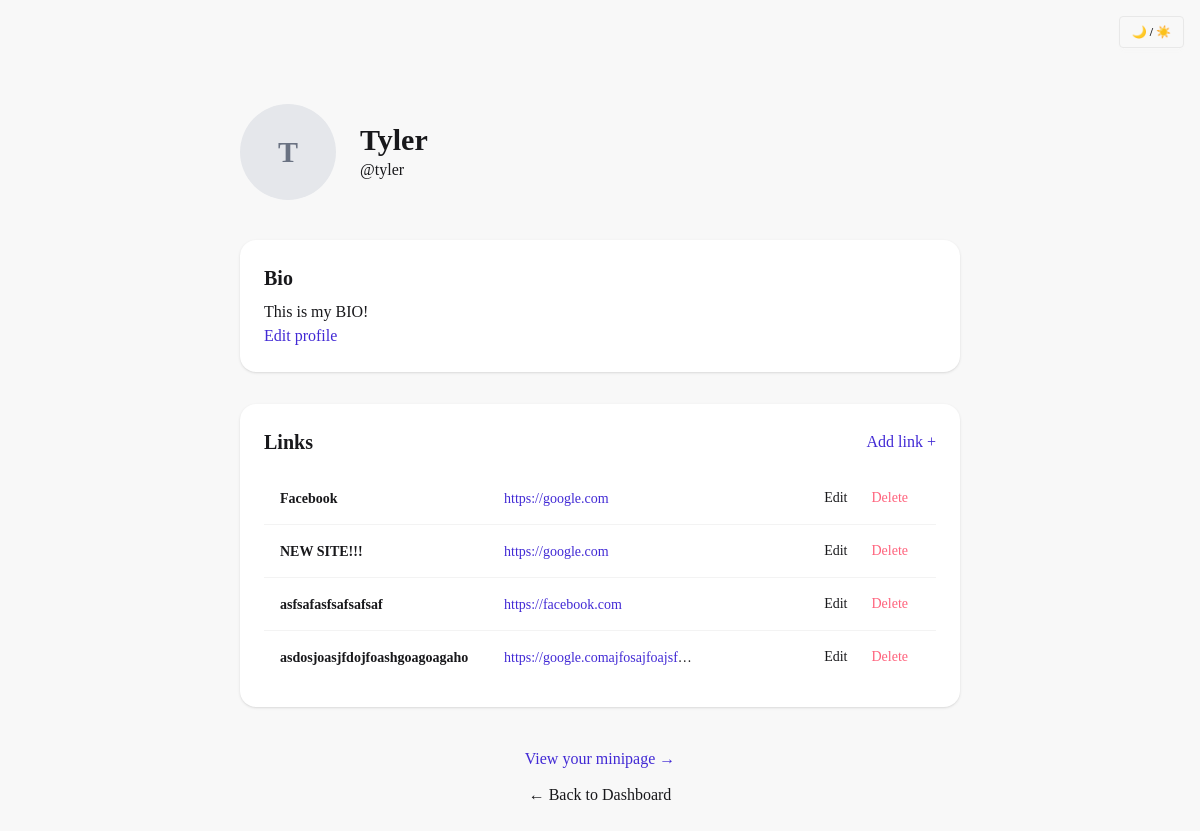
The app's page /profile/2 (signed in), older data.
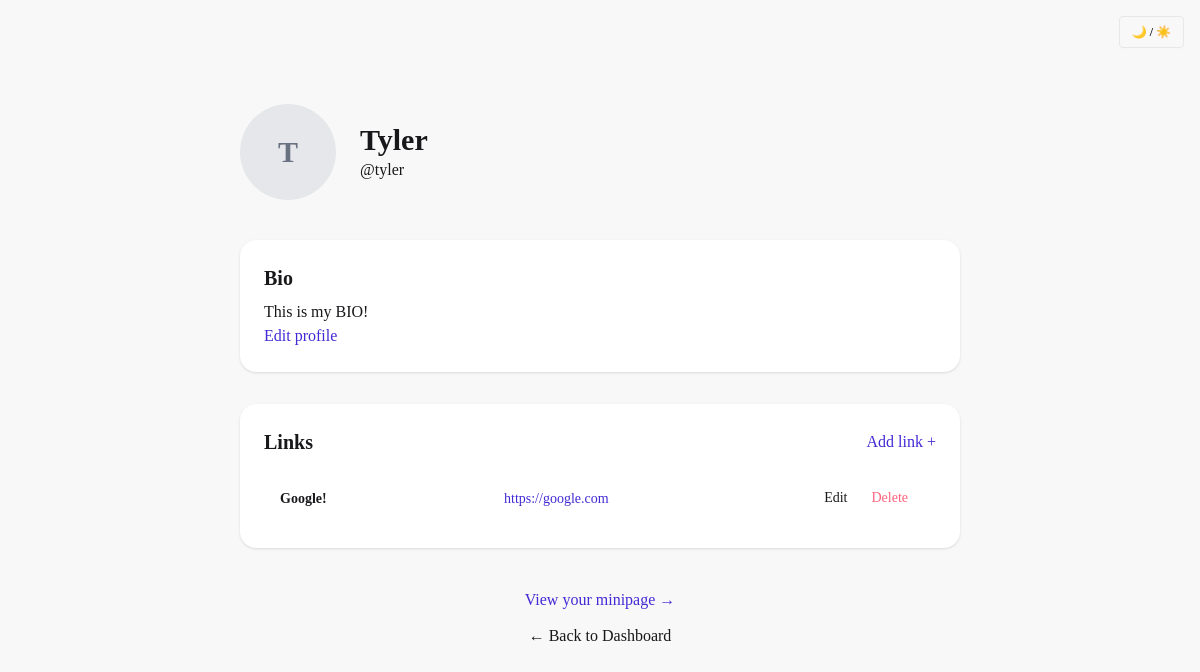
The same page, newer data.
### profiles/models.py (models this page shows)
class Profile(models.Model):
    user = models.OneToOneField(User, on_delete=models.CASCADE, related_name='profile')
    profile_name = models.CharField(max_length=100)
    bio = models.TextField()
    avatar = models.ForeignKey(
        "Avatar",
        on_delete=models.SET_NULL,
        null=True,
        blank=True,
        related_name='selected_avatar',
    )
    theme = models.CharField(
    max_length=50,
    default="light",
    choices=[
        ("light", "Bright"),
        ("dark", "Night"),
        ("cupcake", "Cupcake"),
        ("forest", "Nature"),
        ("dracula", "Dracula"),
        ("cyberpunk", "Retro Wave"),
        ("synthwave", "Neon"),
        ("retro", "Vintage"),
    ],
    )

class Link(models.Model):
    profile = models.ForeignKey(Profile, on_delete=models.CASCADE, related_name='links')
    title = models.CharField(max_length=100)
    url = models.URLField()

### profiles/views.py (the view)
# urls.py: path('<int:profile_id>', views.profile_detail, name='profile_detail'),
@login_required
def profile_detail(request, profile_id):
    profile = get_object_or_404(Profile, pk=profile_id)
    links = profile.links.all()
    if profile.user == request.user:
        return render(request, 'profiles/profile_detail.html',
                      {'profile': profile, 'links': links})
    else:
        messages.warning(request, "You are not allowed to see this page.")
        return redirect('core:home')

### profiles/templates/profiles/profile_detail.html
{% extends 'core/base.html' %}
{% block content %}
<div class="max-w-3xl mx-auto px-6">
    <div class="flex items-center gap-6 mb-10">
        {% if profile.avatar %}
        <div class="">
        <img src="{{ profile.avatar.image.url }}" alt="Current avatar" class="w-24 h-24 rounded-full object-cover border" />
        </div>
        {% else %}
        <div class="w-24 h-24 bg-gray-200 rounded-full flex items-center justify-center text-3xl font-semibold text-gray-500">
            {{ profile.profile_name|first|upper }}
        </div>
        {% endif %}
        <div>
            <h1 class="text-3xl font-bold">{{ profile.profile_name }}</h1>
            <p class="text-base-content">@{{ profile.user.username }}</p>
        </div>
    </div>
    <div class="bg-base-100 p-6 rounded-2xl shadow mb-8">
        <h2 class="text-xl font-semibold mb-2">Bio</h2>
        <p class="text-base-content">{{ profile.bio|default:"No bio added yet." }}</p>
        <a href="{% url 'profiles:edit_profile' profile.id %}"
           class="link link-primary link-hover">
            Edit profile
        </a>
    </div>
    <div class="bg-base-100 p-6 rounded-2xl shadow mb-8">
        <div class="flex items-center justify-between mb-4">
            <h2 class="text-xl font-semibold">Links</h2>
            <a href="{% url 'profiles:add_link' profile.id %}"
               class="link link-primary link-hover">
                Add link +
            </a>
        </div>
    {% if links %}
    <table class="table table-fixed">
        <tbody hx-confirm="Delete this link?" hx-target="closest tr" hx-swap="outerHTML swap:.5s">
        {% for link in links %}
            <tr class="hover:bg-base-300 bg-base-100 p-2 mb-1 rounded-2xl transition">
                <td class="font-semibold truncate">{{ link.title }}</td>
                <td class="truncate">
                    <a href="{{ link.url }}" target="_blank" class="link link-primary link-hover">
                            {{ link.url }}
                    </a></td>
                <td class="flex justify-end">
                    <a href="{% url 'profiles:edit_link' profile.id link.id %}"
                       class="px-3 py-1 text-sm text-base-content hover:text-base-content/60 font-medium rounded-lg transition">
                        Edit
                    </a>
                    <button class="px-3 py-1 text-sm text-error hover:text-error/60 font-medium rounded-lg transition" hx-delete="{% url 'profiles:delete_link' profile.id link.id %}">
                      Delete
                    </button>
                </td>
            </tr>
        {% endfor %}
        </tbody>
    </table>
        {% else %}
            <p class="text-gray-600">No links added yet.</p>
    {% endif %}
    </div>
<div class="flex flex-col items-center gap-3 mt-10">
    <a href="{% url 'core:minipage' profile.user.username %}"
       class="link link-primary link-hover">
        View your minipage →
    </a>
    <a href="{% url 'core:home' %}"
       class="link text-base-content hover:text-base-content/70 link-hover">
        ← Back to Dashboard
    </a>
</div>
</div>
{% endblock %}

### core/templates/core/base.html (shortened to what this page needs)
{% load static tailwind_tags %}
<!DOCTYPE html>
<html lang="en" {% block html_theme %}data-theme="light"{% endblock %}>
<head>
    {% tailwind_css %}
</head>
<body class="bg-base-200 text-base-content font-serif leading-normal tracking-normal min-h-screen" hx-headers='{"X-CSRFToken": "{{ csrf_token }}"}'>
{% block theme_toggle %}
<header class="flex justify-end p-4">
<button data-toggle-theme="light,dark" data-act-class="ACTIVECLASS" class="btn btn-sm">
    🌙 / ☀️
</button>
</header>
{% endblock %}
    <div class="container mx-auto px-6 py-10">
        {% block content %}
        {% endblock %}
    </div>
</body>
</html>

Row changes from the older to the newer data that the page shows:
removed Link: title "Facebook", url "https://google.com"
removed Link: title "NEW SITE!!!", url "https://google.com"
removed Link: title "asfsafasfsafsafsaf", url "https://facebook.com"
removed Link: title "asdosjoasjfdojfoashgoagoagaho", url "https://google.comajfosajfoajsf…"
added Link: title "Google!", url "https://google.com"
